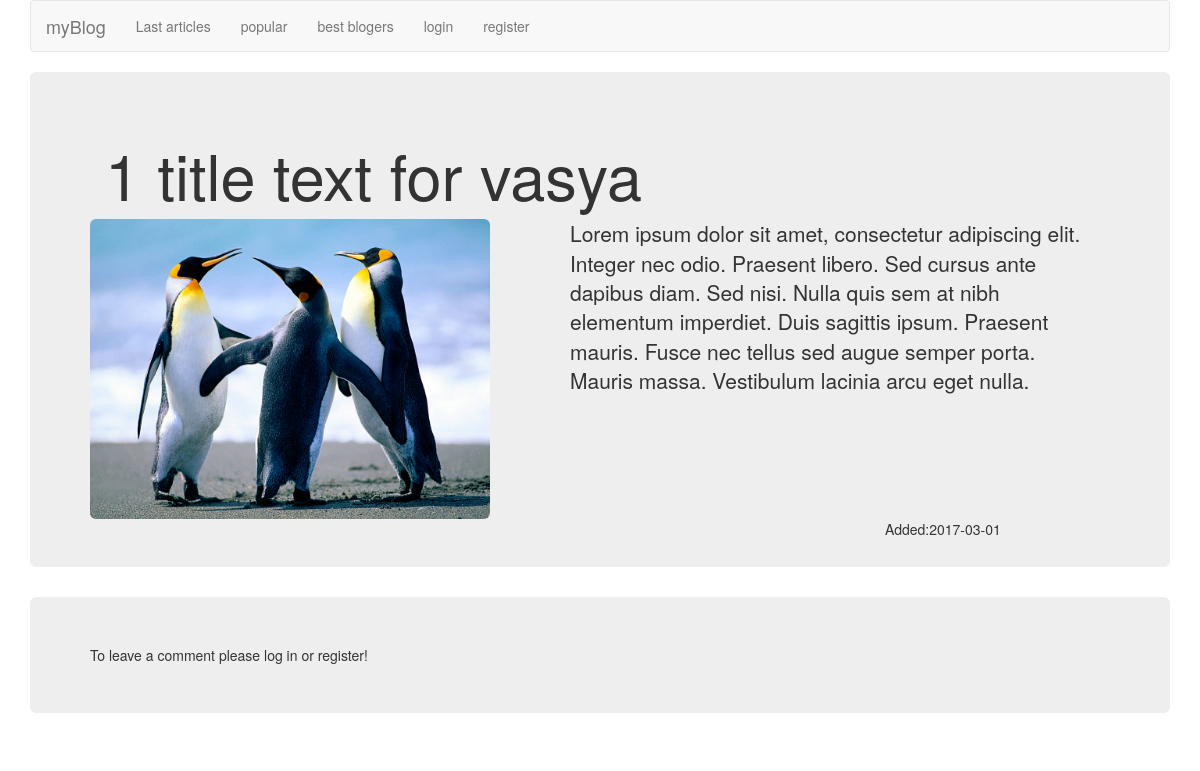
The app's page /article.php?id=5 with its own data.
### tables this page shows
CREATE TABLE IF NOT EXISTS `posts` (
  `id` int(11) NOT NULL AUTO_INCREMENT,
  `id_user` varchar(32) NOT NULL,
  `date` date NOT NULL,
  `title` varchar(64) NOT NULL,
  `image` varchar(255) NOT NULL,
  `text` text NOT NULL,
  PRIMARY KEY (`id`),
  KEY `id_user` (`id_user`)
);

### article.php (the view, shortened to what this page needs)
<?php
include"connect.php";
$sql = $db ->query("SELECT * FROM `posts` WHERE id = {$_GET['id']}");
$onePost = $sql->fetch();
?>
<!DOCTYPE html>
<html lang="en">
<head>
<link href="css/bootstrap.min.css" rel="stylesheet">
  </head>
  <body>
    <div class='container'>
	<?php
	if($_SESSION['login']){
		include"authorizedUser.php";
	}else{
		if($_COOKIE['login']){
		include"authorizedUser.php";
		}else{
		include"guest.php";
		}
	}
	?>
	</div>
    <div class='container'>
		<div class='jumbotron'>
			<div class='container'>
				<h1><?=$onePost['3'];?></h1>
			</div>
			<div class='row col-md-6'>
				<img src = '<?=$onePost['4'];?>' class='img-rounded' style="width:400px;height:300px;">
			</div>
			<div class='container'>
				<p class='lead'><?=$onePost['5'];?></p>
			</div>
			<div class='container col-md-2' id='countComments'></div>
			<div class='container col-md-2' id='likes'></div>
			<div class='container navbar-right col-md-3'>Added:<?=$onePost['2'];?></div>
		</div>
		<?php
			if($_SESSION['login']){
				echo "<div class='jumbotron' >
				<form class='form-horizontal' method='POST' >
				<input name='postId' id='postId' type='hidden' value='{$_GET['id']}'></input>
				<div class='form-group'>
					<textarea class='form-control' rows='3' name='comment' id='comment' placeholder='enter text he'></textarea>
				</div>
				<div class='form-group'>
					<button class='btn btn-default' id='btn_add' type='submit'>Send comit</button>
				</div>
				</form></div>";
			}else{
				if($_COOKIE['login']){
								echo "<div class='jumbotron' >
							<form class='form-horizontal' method='POST' >
				<input name='postId' id='postId' type='hidden' value='{$_GET['id']}'></input>
				<div class='form-group'>
					<textarea class='form-control' rows='3' name='comment' id='comment' placeholder='enter text he'></textarea>
				</div>
				<div class='form-group'>
					<button class='btn btn-default' id='btn_add' type='submit'>Send comit</button>
				</div>
			</form></div>
				";
				}else{
				echo "<div class='jumbotron' >To leave a comment please log in or register!</div>";
				}
			}
		?>
	</div>
  </body>
</html>

### records on screen
posts: title "1 title text for vasya", image (picture), text "Lorem ipsum dolor sit amet, consectetur adipiscing elit. Integer nec odio. Praesent libero. Sed cursus ante dapibus diam. Sed nisi. Nulla quis sem at nibh elementum imperdiet. Duis sagittis ipsum. Praesent mauris. Fusce nec tellus sed augue semper porta. Mauris massa. Vestibulum lacinia arcu eget nulla.", date "2017-03-01"
